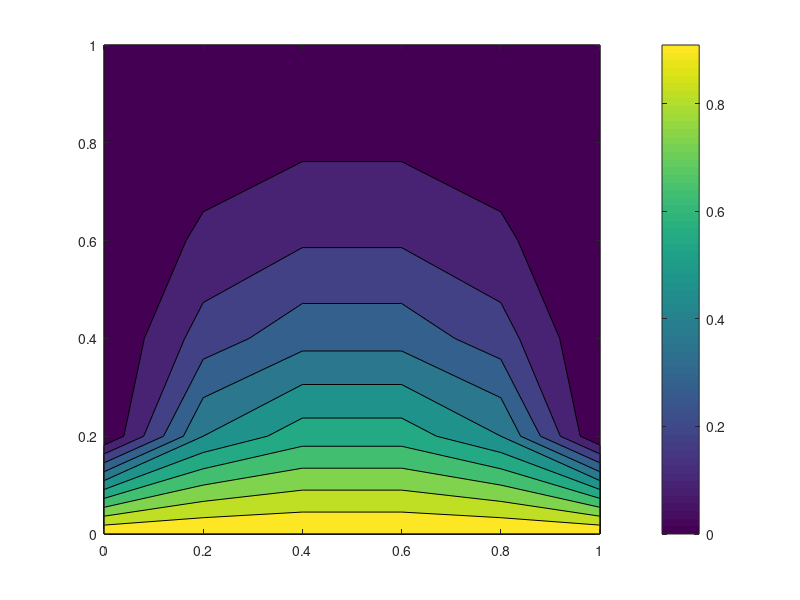

Recreate this plot in MATLAB.
% solution of equation (dT/dt) - (d^2T/dt^x) - (d^2T/dt^y)  = 0; (all
% the derivatives are partial) in a square of size 1 by 1 ;
% Boundary conditions : T = 1 at the upper boundary and T = 0 at other 3
% boundaries
% Initial  condition  : T = 0 initially everywhere

clear ;
close all;
clc;

%% initialization

dom_size = 1;
n_points = 6;
h = dom_size/(n_points - 1) ;
dt = 0.01 ;
alpha = dt/(h*h) ;


T = zeros(n_points, n_points) ;
T(1, :) = 1;

T_new = zeros(n_points, n_points) ;
T_new(1, :) = 1;

T_transient = 0;

error_mag = 1;
error_req = 10e-6;
iterations = 0;
error_track = 0;


%% Iterations


while error_mag > error_req
    for i=2:(n_points - 1)
        for j=2:(n_points - 1)
            a = T(i, j) + alpha*(T(i+1, j) + T(i-1, j) + T(i, j+1) + T(i, j-1) - 4*T(i, j));
          
            T_new(i, j) = a ;
        end
    end


    iterations = iterations + 1;

    error_mag = 0;

    for i=2:(n_points - 1)
        for j=2:(n_points - 1)
            error_mag = error_mag + abs(T(i, j)-T_new(i, j));
        end
    end

    if(rem(iterations, 1000) == 0)
        iterations %#ok<*NOPTS> 
        error_mag
    end
    error_track(iterations) = error_mag;
    T = T_new ;
    T_transient(1:n_points, 1:n_points, iterations) = T_new ;
end

%% Plotting

x = 0:h:dom_size;
y = x;
[X, Y] = meshgrid(x, y) ;

for iter=1:iterations
    contourf(X, Y, T_transient(:, :, iter)) ;
    colorbar;
    disp(iter);
    pause(0.2) ;
end


